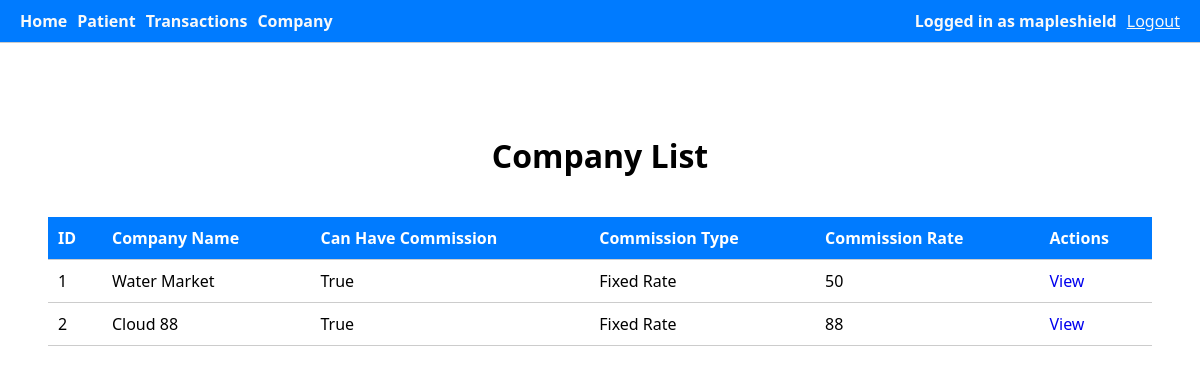
The app's page /companies/company/list/ (signed in), older data.
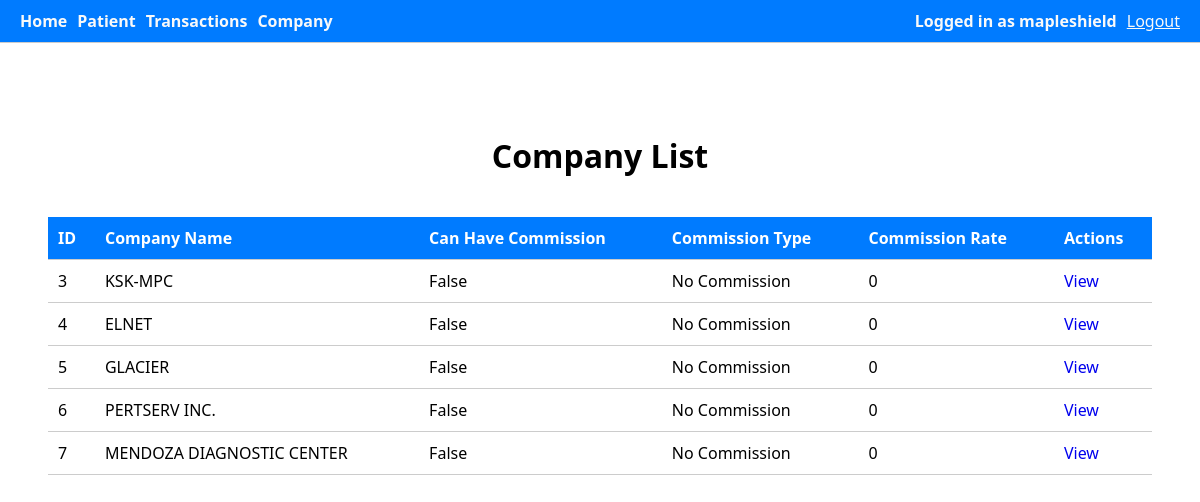
The same page, newer data.
### companies/models.py (models this page shows, shortened)
class Company(models.Model):
    COMMISSION_TYPE_CHOICES = [
        ('Percentage','Percentage'),
        ('Fixed Rate','Fixed Rate'),
        ('No Commission','No Commission'),
    ]
    company_name = models.CharField(max_length=50)
    commission_eligible = models.BooleanField(default=False)
    commission_type = models.CharField(max_length=50, choices=COMMISSION_TYPE_CHOICES)
    commission_rate = models.PositiveIntegerField()
    company_peme_rate = models.PositiveIntegerField()

### companies/views.py (the view)
# urls.py: path('company/list/', views.CompanyListView.as_view(), name='company_list'),
@method_decorator(login_required, name='dispatch')
class CompanyListView(ListView):
    model = Company
    template_name = 'companies/company_list.html'
    context_object_name = 'companies'

### companies/templates/companies/company_list.html (shortened to what this page needs)
{% extends 'base.html' %}
{% block content %}
    <h1>Company List</h1>
    {% if companies %}
    <table>
        <thead>
            <tr>
                <th>ID</th>
                <th>Company Name</th>
                <th>Can Have Commission</th>
                <th>Commission Type</th>
                <th>Commission Rate</th>
                <th>Actions</th>
            </tr>
        </thead>
        <tbody>
            {% for company in companies %}
            <tr>
                <td>{{ company.id }}</td>
                <td>{{ company.company_name }}</td>
                <td>{{ company.commission_eligible }}</td>
                <td>{{ company.commission_type }}</td>
                <td>{{ company.commission_rate }}</td>
                <td class="action-links">
                    <a href="{% url 'company_detail' company.id %}">View</a>
                </td>
            </tr>
            {% endfor %}
        </tbody>
    </table>
    {% else %}
        <p>No companies registered yet.</p>
    {% endif %}
{% endblock %}

Row changes from the older to the newer data that the page shows:
removed Company: id "1", company_name "Water Market", commission_eligible "True", commission_type "Fixed Rate", commission_rate "50"
removed Company: id "2", company_name "Cloud 88", commission_eligible "True", commission_type "Fixed Rate", commission_rate "88"
added Company: id "3", company_name "KSK-MPC", commission_eligible "False", commission_type "No Commission", commission_rate "0"
added Company: id "4", company_name "ELNET", commission_eligible "False", commission_type "No Commission", commission_rate "0"
added Company: id "5", company_name "GLACIER", commission_eligible "False", commission_type "No Commission", commission_rate "0"
added Company: id "6", company_name "PERTSERV INC.", commission_eligible "False", commission_type "No Commission", commission_rate "0"
added Company: id "7", company_name "MENDOZA DIAGNOSTIC CENTER", commission_eligible "False", commission_type "No Commission", commission_rate "0"
